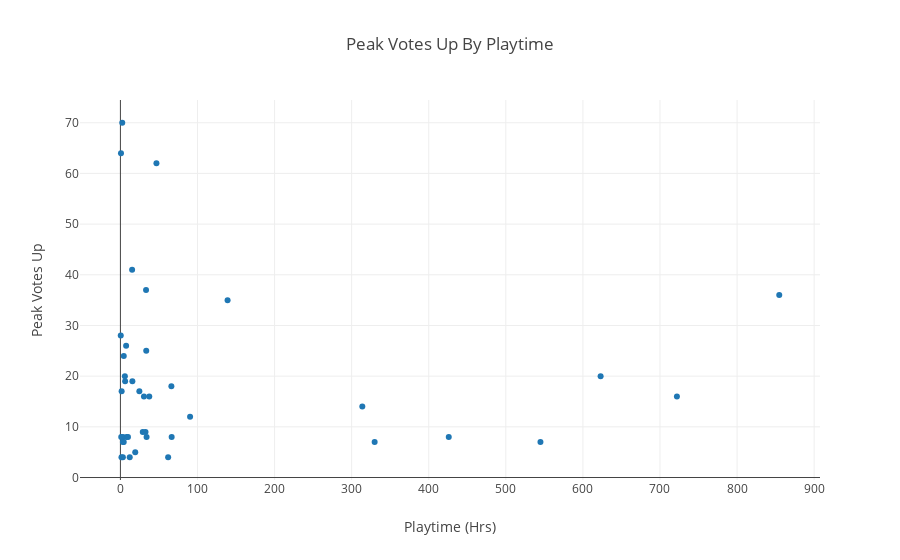

Here is the notebook cell this chart was saved with:
### Markdown cell above
## R3

### Aim

There amount of time for which people play a game before leaving the best reviews is predictable.

### Purpose

If the time played and peak reviews have a correlation across products then we may be able to posit something that helps developers either plan the length of content, or recruit testers/in depth feedback from a target demographic.

### Investigation

I calculated the peak review time on average for every product.

### Code cell
playtime_peak_votes_up = json.load(open('./dumps/playtime-peak-votes-up.json'))

x = [item['author_total_playtime'] / 60 for item in playtime_peak_votes_up]
y = [item['distinct_average_votes_up'] for item in playtime_peak_votes_up]

layout = go.Layout(
    title='Peak Votes Up By Playtime',
    xaxis=dict(
        title="Playtime (Hrs)"
    ),
    yaxis=dict(
        title="Peak Votes Up"
    ),
    showlegend=False
)

data = [
    go.Scatter(
        x=x,
        y=y1,
        mode='markers'
    )
]

fig = go.Figure(data=data, layout=layout)

iplot(fig)

### Figure 1 — Plotly figure (JSON) as saved in the notebook; plotly's stock layout.template omitted (floating-point values rounded to 4 significant figures; data arrays with more than 128 entries replaced by an {"elided": "..."} marker saying what was removed)
{"data": [{"mode": "markers", "type": "scatter", "x": {"elided": "977 float values"}, "y": [14, 8, 16, 24, 7, 9, 26, 62, 8, 4, 9, 8, 4, 8, 7, 12, 35, 36, 25, 19, 64, 4, 5, 19, 7, 17, 8, 17, 7, 37, 70, 28, 8, 18, 8, 16, 4, 16, 20, 41, 20]}], "layout": {"showlegend": false, "title": "Peak Votes Up By Playtime", "xaxis": {"title": "Playtime (Hrs)"}, "yaxis": {"title": "Peak Votes Up"}}}
